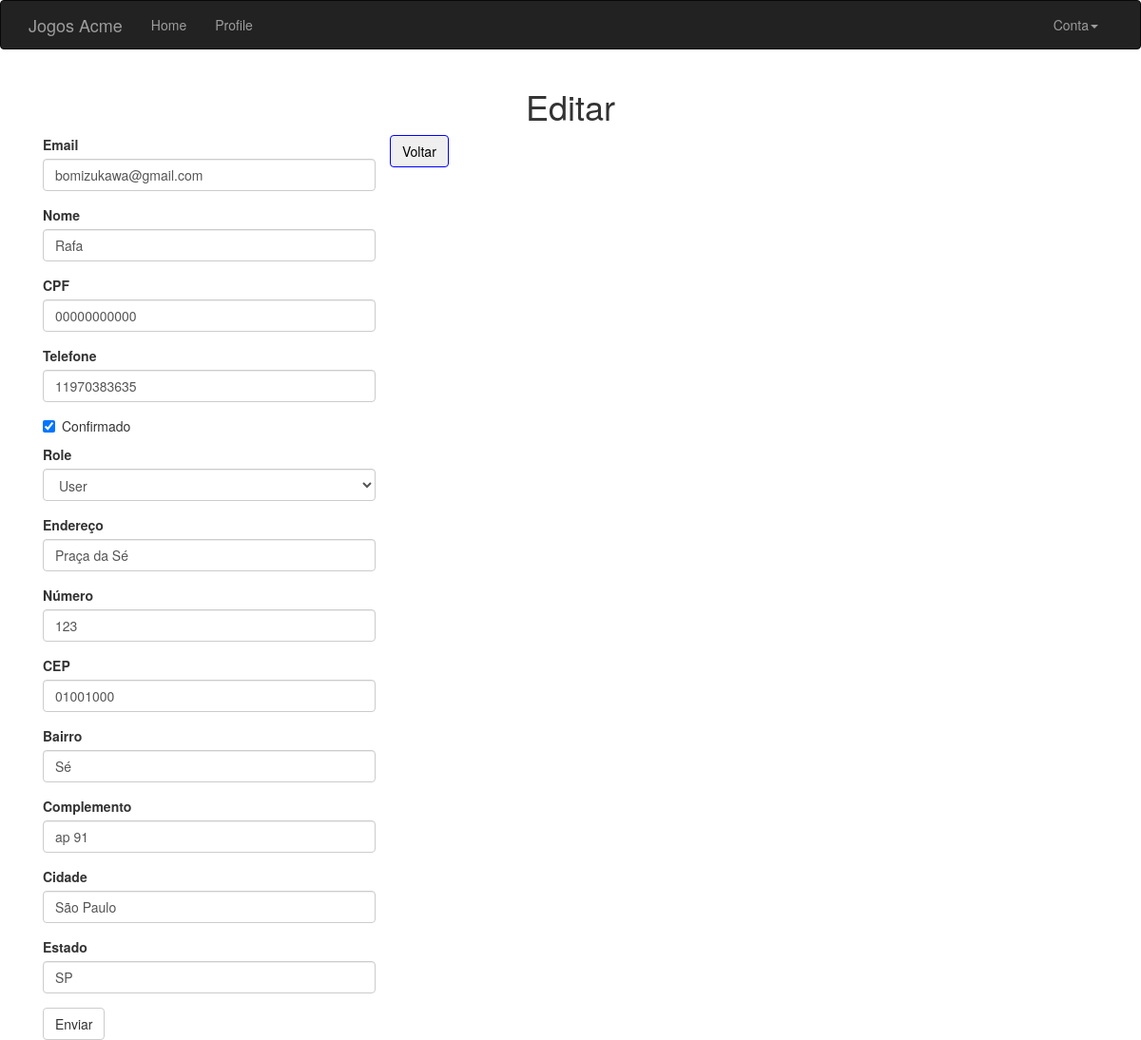
/user/edit-profile/3 (signed in), run on the app's committed database.
### app/models.py (models this page shows, shortened)
class User(UserMixin, db.Model):
    __tablename__ = 'users'
    id = db.Column('id', db.Integer, primary_key=True)
    email = db.Column(db.String(64), unique=True, index=True)
    username = db.Column(db.String(64), unique=True, index=True)
    role_id = db.Column(db.Integer, db.ForeignKey('roles.id'))
    password_hash = db.Column(db.String(128))
    confirmed = db.Column(db.Boolean, default=False)
    cpf = db.Column(db.String(64), unique=True, index=True)
    telephone = db.Column(db.String(64), unique=True, index=True)
    destiny_id = db.Column(db.Integer, db.ForeignKey('destiny.id'))
    member_since = db.Column(db.DateTime(), default=datetime.utcnow)
    last_seen = db.Column(db.DateTime(), default=datetime.utcnow)
    @property
    def password(self):
        raise AttributeError('password in not readable attribute')
    def ping(self):
        self.last_seen = datetime.utcnow()
        db.session.add(self)
        db.session.commit()
    def can(self, perm):
        return self.role is not None and self.role.has_permission(perm)
    def is_administrator(self):
        return self.can(Permission.ADMIN)

class Destiny(db.Model):
    __tablename__ = 'destiny'
    id = db.Column('id', db.Integer, primary_key=True, autoincrement=True)
    address = db.Column(db.String(200))
    number = db.Column(db.String(100))
    zipcode = db.Column(db.String(100))
    neighborhood = db.Column(db.String(100))
    complement = db.Column(db.String(200))
    city = db.Column(db.String(200))
    state = db.Column(db.String(100))
    user = db.relationship('User', backref="destiny", lazy='dynamic')

### app/main/views.py (the view, shortened to what this page needs)
@main.route('/user/edit-profile/<int:id>', methods=['GET', 'POST'])
@login_required
@admin_required
def edit_profile_admin(id):
    user = User.query.get_or_404(id)
    form = EditProfileAdminForm(user=user)
    form.email.data = user.email
    form.username.data = user.username
    form.confirmed.data = user.confirmed
    form.role.data = user.role_id
    form.cpf.data = user.cpf
    form.telephone.data = user.telephone
    form.zipcode.data = user.destiny.zipcode
    form.address.data = user.destiny.address
    form.number.data = user.destiny.number
    form.complement.data = user.destiny.complement
    form.neighborhood.data = user.destiny.neighborhood
    form.city.data = user.destiny.city
    form.state.data = user.destiny.state
    return render_template('user/edit_profile.html', form=form, user=user)

### app/auth/views.py (called while the page is built)
@auth.before_app_request
def before_request():
    if current_user.is_authenticated:
        current_user.ping()
        if not current_user.confirmed \
                and request.endpoint \
                and request.blueprint != 'auth' \
                and request.endpoint != 'static':
            print('>>>Sakura<<<')
            return redirect('auth.unconfirmed')

### app/main/__init__.py (called while the page is built)
@main.app_context_processor
def inject_permissions():
    return dict(Permission=Permission)

### app/models.py (called while the page is built)
@login_manager.user_loader
def load_user(user_id):
    return User.query.get(int(user_id))

    def has_permission(self, perm):
        return self.permissions & perm == perm

### app/templates/user/edit_profile.html (shortened to what this page needs)
{% extends "base.html" %}
{% import "bootstrap/wtf.html" as wtf %}
{% block page_content %}
<h1 style="text-align: center;">Editar {{ user.name }}</h1>
{% if current_user.is_administrator() %}
<div class="col-md-4">
    {{ wtf.quick_form(form) }}
</div>
<div class="return">
    <button type="button" class="btn"><a href="{{ url_for('main.user', username=current_user.username) }}">Voltar</a></button>
</div>
{% endif %}
{% endblock %}

### app/static/css/style.css (style rules this page uses)
.return>button { border-color: blue; color: blue; }
.return>button>a { color: black; }

### data on the page
User: email "bomizukawa@gmail.com", username "Rafa", cpf "00000000000", telephone "11970383635"
Destiny: address "Praça da Sé", number "123", zipcode "01001000", neighborhood "Sé", complement "ap 91", city "São Paulo", state "SP"
